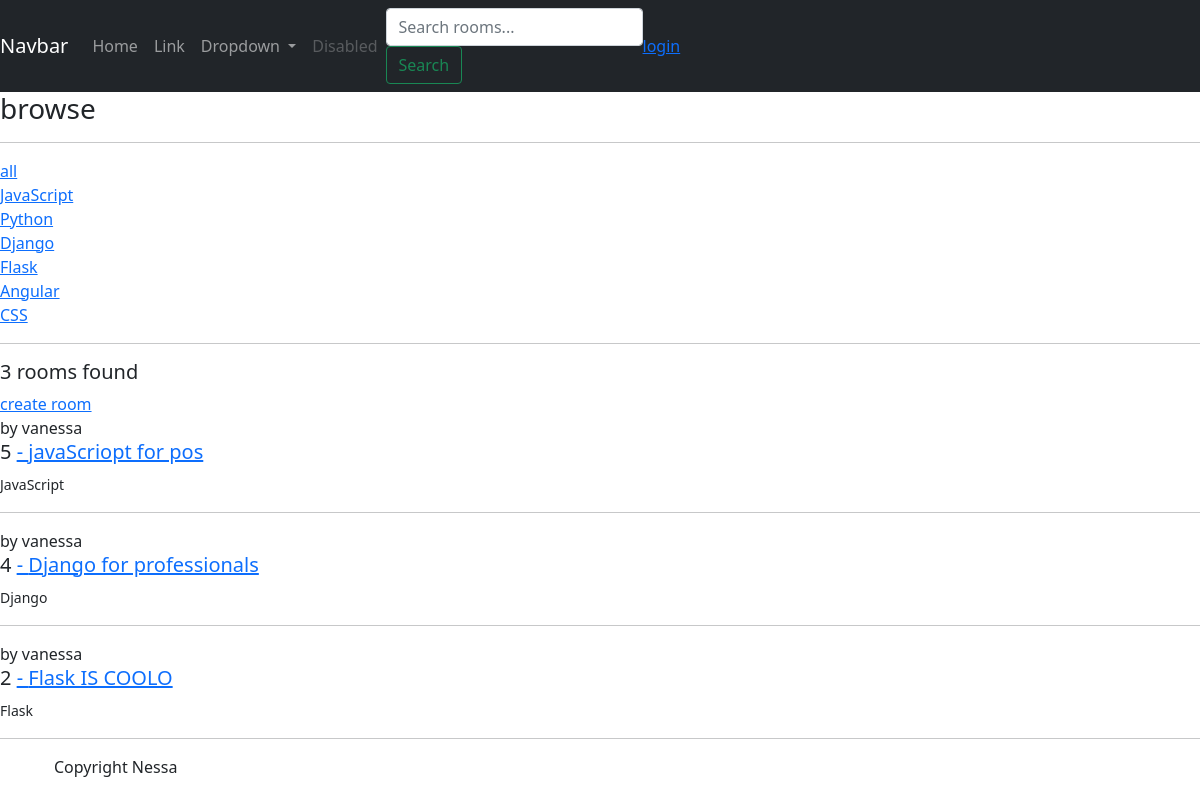
The app's page /, older data.
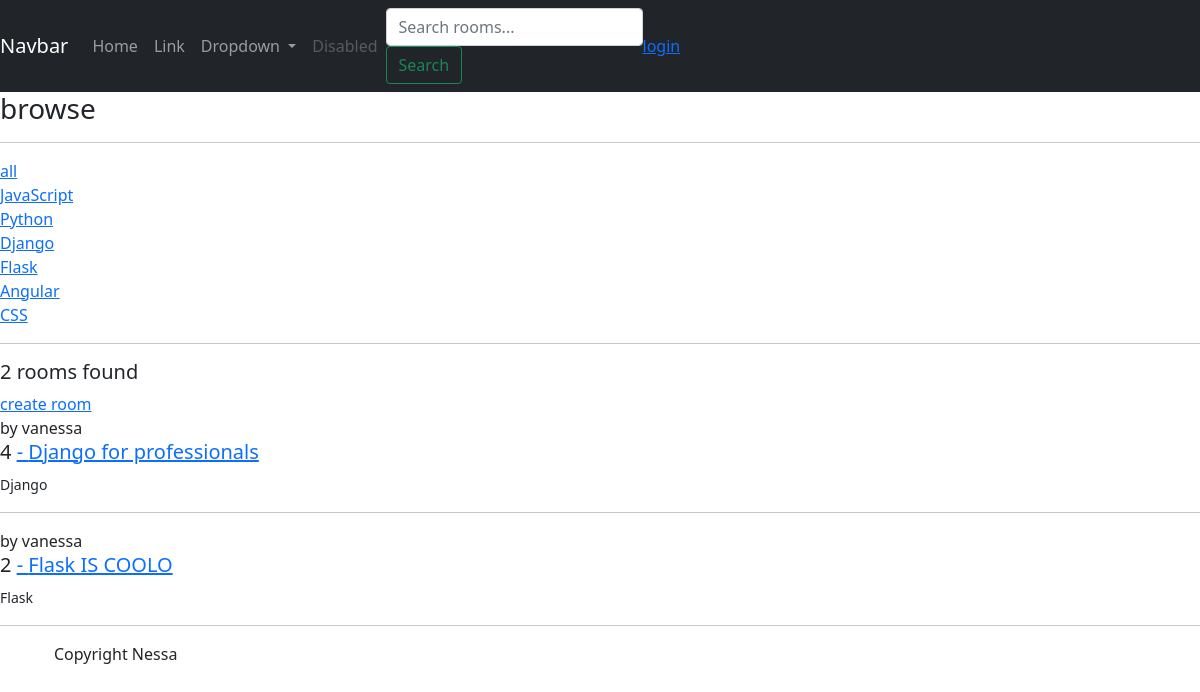
The same page, newer data.
### chatapp/models.py (models this page shows, shortened)
class Topic(models.Model):
    name=models.CharField(max_length=100)

class Room(models.Model):
    name = models.CharField(max_length=50)
    description= models.TextField(null=True, blank=True)
    host=models.ForeignKey(User, on_delete=models.SET_NULL, null=True)
    topic=models.ForeignKey(Topic, on_delete=models.SET_NULL, null=True)
    updated=models.DateTimeField(auto_now=True)
    created=models.DateTimeField(auto_now_add=True)
    class Meta:
        ordering = ['-updated', '-created']

### chatapp/views.py (the view)
# urls.py: path('', views.home, name='home'),
def home(request):
    q = request.GET.get('q') if request.GET.get('q') != None else ''
    rooms = Room.objects.filter(
    Q(topic__name__icontains=q)|
    Q(name__icontains=q)|
    Q(description__icontains=q))
    topics = Topic.objects.all()
    room_count = rooms.count()
    context = {'rooms':rooms, 'topics':topics, 'room_count':room_count}
    return render(request, 'chatapp/home.html', context)

### chatapp/templates/chatapp/home.html (shortened to what this page needs)
{% extends 'base.html' %}
{% block content %}
<div class='home-container'>
    <div>
        <h3>browse</h3>
        <hr>
        <div>
            <a href="{% url 'home' %}">all</a>
        </div>
        {% for topic in topics %}
        <div>
            <a href="{% url 'home' %}?q={{topic.name}}">{{topic.name}}</a>
        </div>
        {% endfor %}
    </div>
    <hr>
    <div>
        <h5>{{room_count}} rooms found</h5>
        <a href="{% url 'create-room' %}">create room</a>
            <div>
                {% for room in rooms %}
                    <div>
                        <span>by {{room.host.username}}</span>
                        <h5>
                            {{room.id}} <a href="{% url 'room' room.id %}"> - {{room.name}}</a>
                        </h5>
                        <small>{{room.topic.name}}</small>
                        <hr>
                    </div>
                {% endfor %}
            </div>
    </div>
</div>
{% endblock content %}

### templates/base.html (shortened to what this page needs)
<!DOCTYPE html>
<html lang="en">
<head>
    <link href="https://cdn.jsdelivr.net/npm/bootstrap@5.1.3/dist/css/bootstrap.min.css" rel="stylesheet">
</head>
<body>
    <div  class="row">
        <div class="col-lg-12 main-col">
            {% include 'nav.html' %}
            {% block content %}
            {% endblock content %}
            <div class="footer">
                <div class="container">
                    <p>Copyright Nessa</p>
                </div>
            </div>
        </div>
    </div>
</body>
</html>

### templates/nav.html (shortened to what this page needs)
<nav class="navbar navbar-expand-lg navbar-dark bg-dark">
  <a class="navbar-brand" href="#">Navbar</a>
    <div class="collapse navbar-collapse" id="navbarSupportedContent">
      <ul class="navbar-nav mr-auto">
        <li class="nav-item active">
          <a class="nav-link" href="#">Home <span class="sr-only">(current)</span></a>
        </li>
        <li class="nav-item">
          <a class="nav-link" href="#">Link</a>
        </li>
        <li class="nav-item dropdown">
          <a class="nav-link dropdown-toggle" href="#" id="navbarDropdown" role="button" data-toggle="dropdown" aria-haspopup="true" aria-expanded="false">
            Dropdown
          </a>
        </li>
        <li class="nav-item">
          <a class="nav-link disabled" href="#">Disabled</a>
        </li>
      </ul>
      <form class="form-inline my-2 my-lg-0"  method="GET" action="{% url 'home' %}">
        <input class="form-control mr-sm-2" type="text" name="q"
        placeholder="Search rooms...  " aria-label="Search">
        <button class="btn btn-outline-success my-2 my-sm-0"
        type="submit">Search</button>
      </form>
      {% if request.user.is_authenticated %}
      <a class="" href="{% url 'logout' %}">logout</a>
      {% else %}
      <a class="" href="{% url 'login' %}">login</a>
      {% endif %}
    </div>
  </nav>

### chatapp/templates/chatapp/home.html (style rules this page uses)
.home-container { display: grid; grid-template-column: 1fr 3fr; }

Row changes from the older to the newer data that the page shows:
removed Room: host.username "vanessa", id "5", name "javaScriopt for pos", topic.name "JavaScript"
Text that changed along with them:
{{ room_count }}: "3" → "2"
